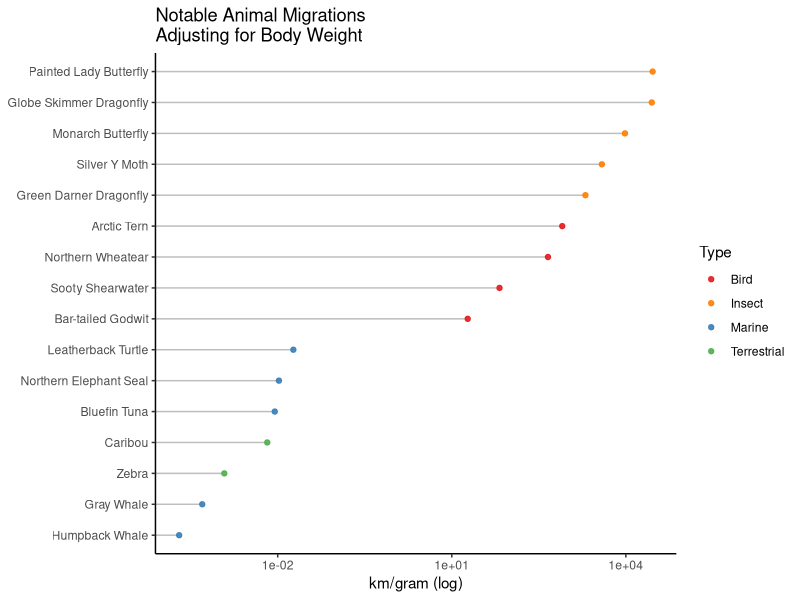
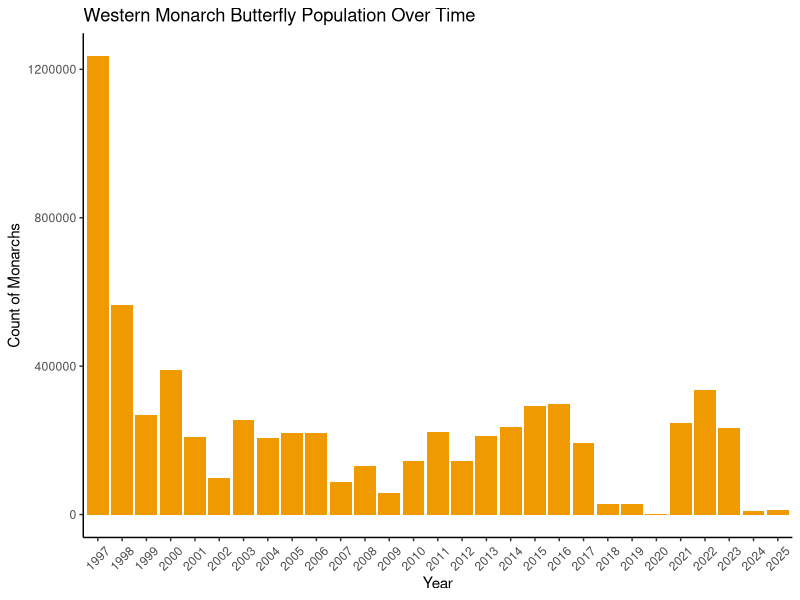
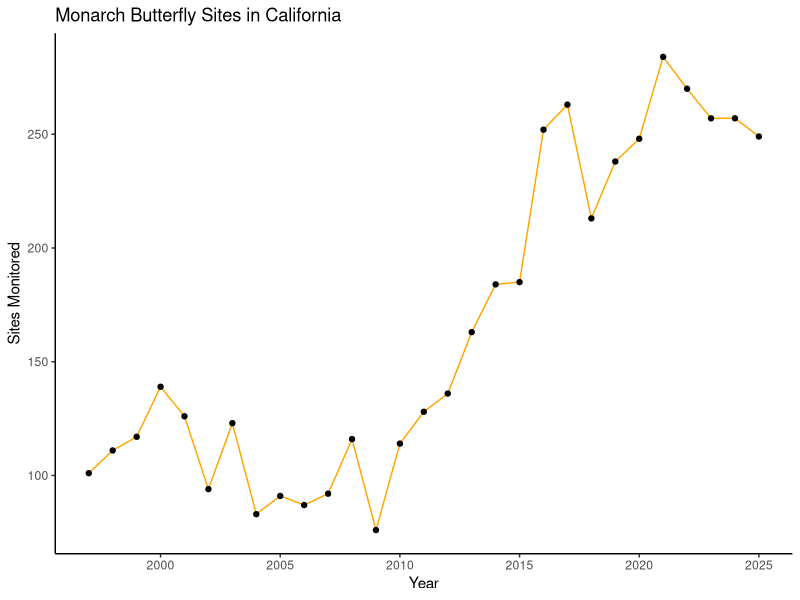

Write the R code that produced these figures, in order.
## ---- chunk 1
library(tidyverse)
library(skimr)
library(RColorBrewer)

df = read_csv("Xerces Site Counts by County.csv", n_max = 387)

distance_data_raw = read_csv("distance_per_gram.csv")

# reorder distance_data

distance_data <- distance_data_raw %>%
  arrange(`km/gram`) %>%    # First sort by val. This sort the dataframe but NOT the factor levels
  mutate(Animal = factor (Animal, levels = Animal)) 
# view(df)
# summary(df)
## ---- chunk 2

lollipop_chart1 <- filter(distance_data, Animal != 'Brown Planthopper') %>%
  ggplot(aes(y = Animal, x = `km/gram`)) +
  geom_segment(aes(x=0, xend=`km/gram`, y=Animal, yend=Animal), color = 'gray') +
  geom_point(aes(color = Type), alpha = 0.9) +
  scale_x_log10() +
  scale_color_manual(values = c('Terrestrial' = '#4daf4a', 'Marine' = '#377eb8', 'Bird' = '#e41a1c', 'Insect' = '#ff7f00'))+
  # scale_size_continuous(range = c(1, 10)) +
  labs(title = "Notable Animal Migrations\nAdjusting for Body Weight", x = 'km/gram (log)', y = NULL) +
  theme_classic()
  

lollipop_chart1

## ---- chunk 3
df_long = pivot_longer(df, 
                       cols = !c('SITE ID','SITE NAME','COUNTY or REGION'),
                       names_to = 'time_period',
                       values_to = 'count')

df_long = df_long %>% mutate(
    time_period = factor(time_period, levels = tail(names(df), -3))
  )

site_count_years = df_long %>% 
  drop_na() %>%
  group_by(time_period) %>%
  summarize(total_counts = sum(count))

site_count_years_final = df_long %>% 
  drop_na() %>%
  filter(!startsWith(as.character(time_period), "LS") & 
         !startsWith(as.character(time_period), "ES")) %>%
  group_by(time_period) %>%
  summarize(total_counts = sum(count))

bar_chart2 <- ggplot(site_count_years_final, 
                     aes(x=time_period, y=total_counts)) +
    geom_col(fill = "Orange2") +
    labs(title = 'Western Monarch Butterfly Population Over Time', 
         x = 'Year', y = 'Count of Monarchs') +
    theme_classic() +
    theme(
      axis.text.x = element_text(angle = 45, vjust = .5)
    )

bar_chart2

## ---- chunk 4

df2 <- read_csv("sites_monitored.csv", n_max = 43)

midseason_sites <- df2 %>%
  filter(Type == 'Mid-Season')

#sites_sum <- df2 %>%
 # group_by(Year) %>%
  #summarise(total_sites = sum(`Number of sites monitored`))

line_chart <- ggplot(midseason_sites, aes( x = Year, y = `Number of sites monitored`)) +
  geom_line(color = 'orange') +
  geom_point() +
  labs(title = 'Monarch Butterfly Sites in California', y = 'Sites Monitored') +
  theme_classic()

line_chart

# Maybe this would be better as an infographic with little boxes for each site?
## ---- chunk 5

# scatter_plot1 <- filter(distance_data, Animal != 'Brown Planthopper') %>%
#   ggplot(aes(x = log(`Distance (miles)`), y = log(`km/gram`), color = Type)) + # size = log(`Weight Max (grams)`)) +
#   geom_point(alpha = 0.9) +
#  # geom_text(data = filter(distance_data, Animal == 'Monarch butterfly'),aes(label = Animal)) +
#   scale_color_manual(values = c('Terrestrial' = '#4daf4a', 'Marine' = '#377eb8', 'Bird' = '#e41a1c', 'Insect' = '#ff7f00'))+
#   scale_size_continuous(range = c(1, 10)) +
#   labs(title = "Migration Distance adjusted for Weight", x = "km (log)", y = "km/grams (log)", size = "Weight (log)") +
#   theme_classic()
# 
# scatter_plot1

## ---- chunk 6
# 
# scatter_plot2 <- filter(distance_data, Animal != 'Brown Planthopper') %>%
#   ggplot(aes(x = log(`Distance (miles)`), y = log(`km/gram`), color = Type, size = log(`Weight Max (grams)`))) +
#   geom_point(alpha = 0.9) +
# geom_text(data = filter(distance_data, Animal == 'Monarch butterfly'),aes(label = Animal)) +
#   scale_color_manual(values = c('Terrestrial' = '#4daf4a', 'Marine' = '#377eb8', 'Bird' = '#e41a1c', 'Insect' = '#ff7f00'))+
#   scale_size_continuous(range = c(1, 10)) +
#   geom_hline(yintercept = c(0)) +
#   geom_vline(xintercept = c(8.25)) +
#   labs(title = "Migration Distance adjusted for Weight", x = "Distance (log)", y = "km per gram (log)", size = "Weight (log)") +
#   theme_classic()
# 
# scatter_plot2

## ---- chunk 7

# theme_4 <- theme_classic() +
# theme(axis.text.x = element_text(angle = 90, vjust = 0.5, hjust = 1))
# 
# lollipop_chart4 <- filter(distance_data, Animal != 'Brown Planthopper') %>%
#   ggplot(aes(x = Animal, y = `km/gram`)) +
#   geom_segment(aes(y=0, yend=`km/gram`, x=Animal, xend=Animal), color = 'gray') +
#   geom_point(aes(color = Type), alpha = 0.9) +
#   scale_y_log10() +
#   scale_color_manual(values = c('Terrestrial' = '#4daf4a', 'Marine' = '#377eb8', 'Bird' = '#e41a1c', 'Insect' = '#ff7f00'))+
#   # scale_size_continuous(range = c(1, 10)) +
#   labs(title = "Migration Distance adjusted for Weight", x = NULL) +
#   theme_4
#   
# 
# lollipop_chart4
